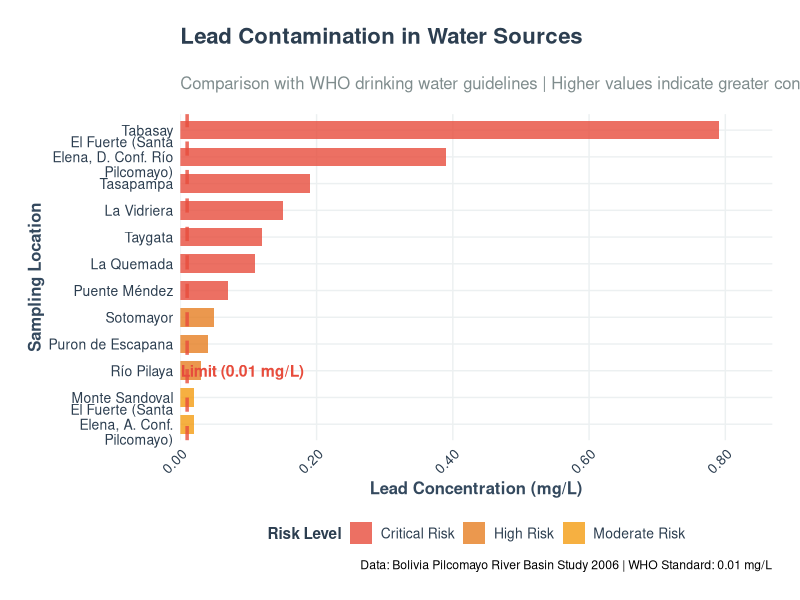
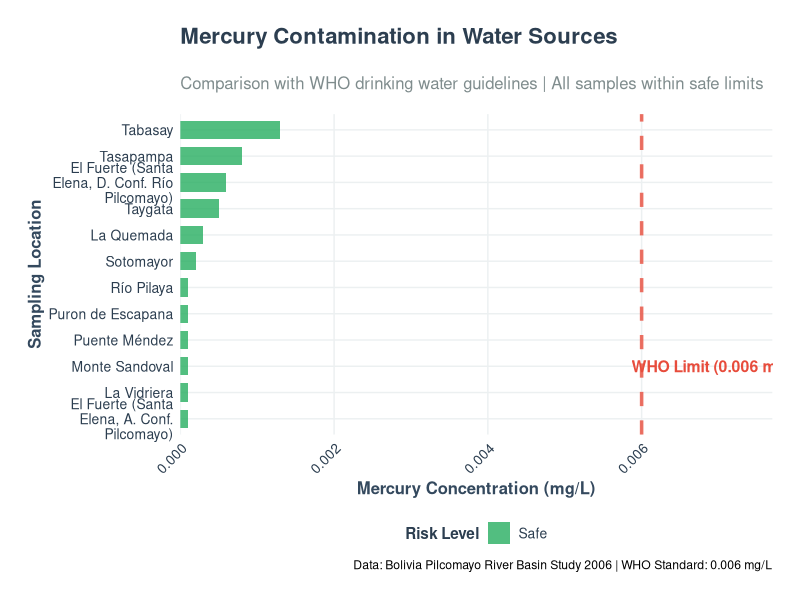
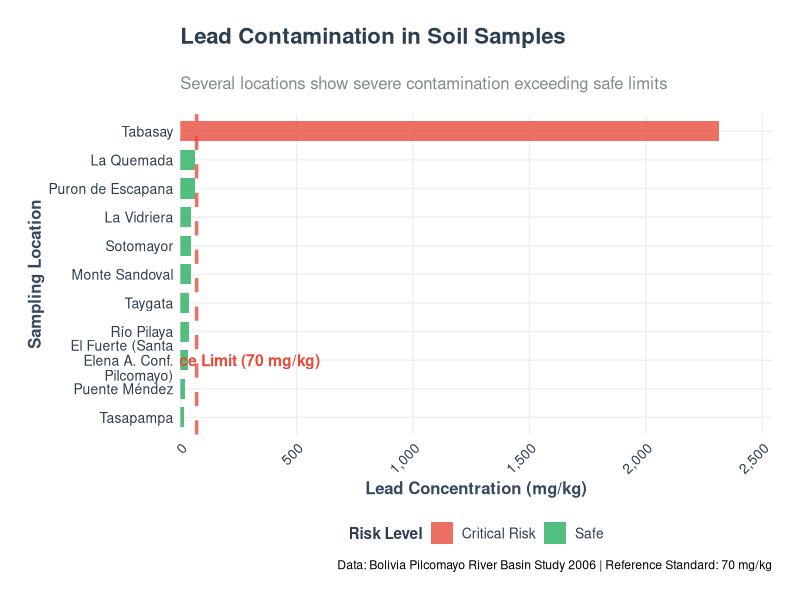
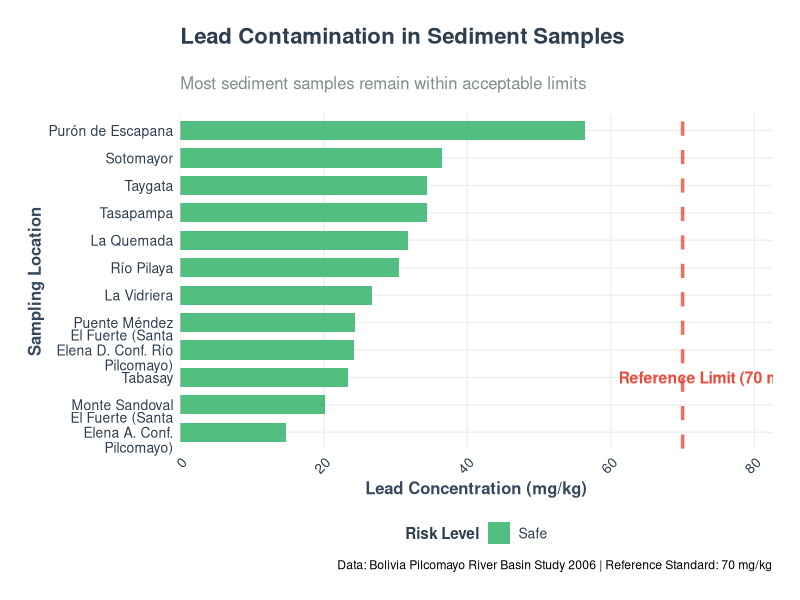
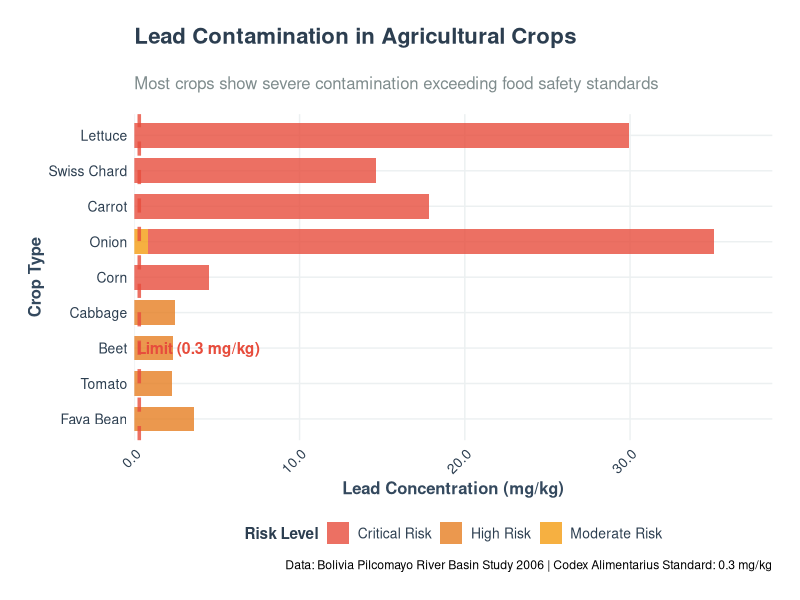
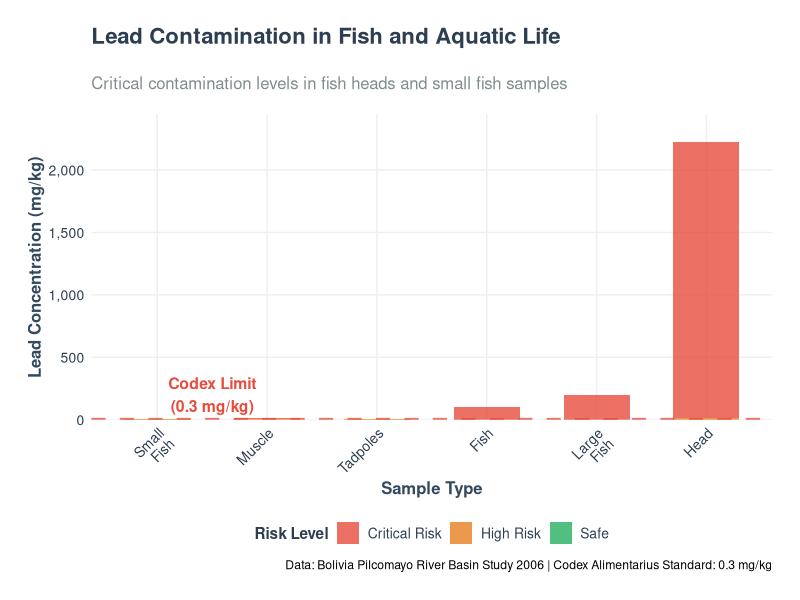
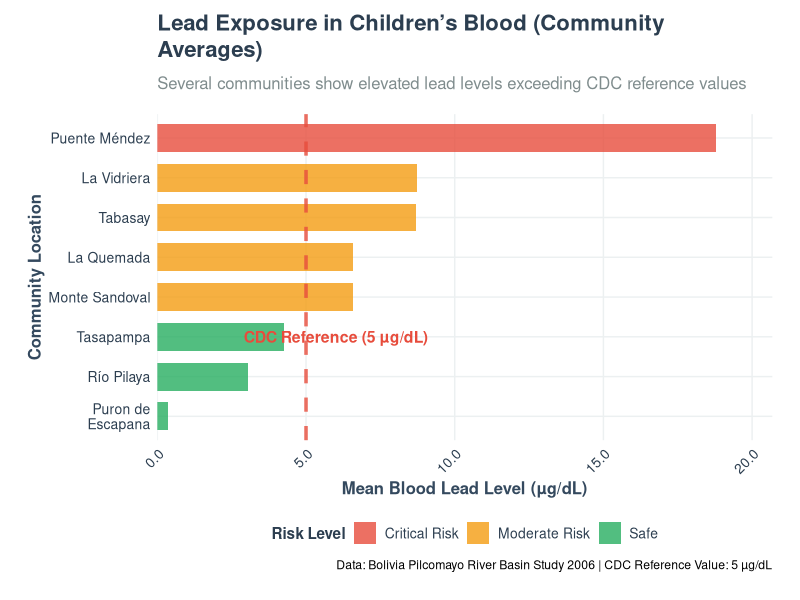
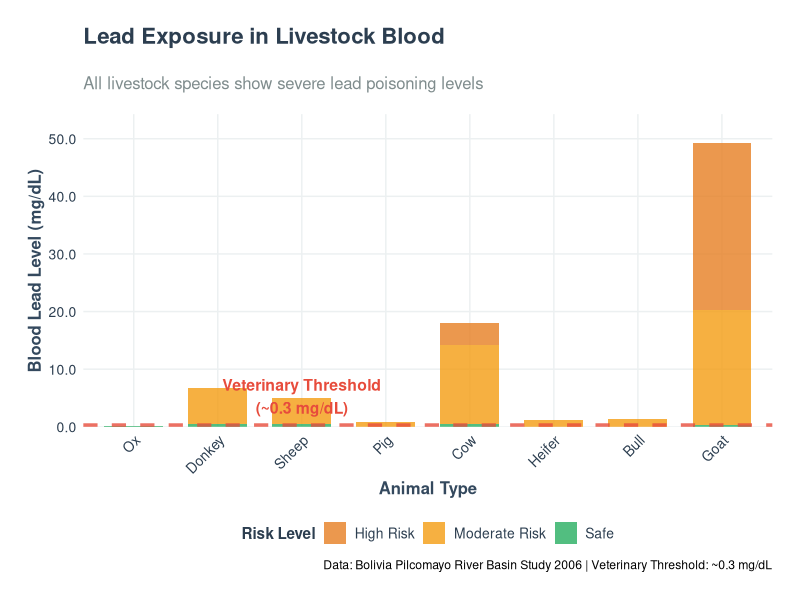

Here is the R script that generated these plots, in order:
## ---- chunk 1
#| label: setup
#| include: false

# Load required libraries
library(tidyverse)
library(scales)
library(ggtext)
library(patchwork)
library(viridis)

# Custom theme function
theme_enhanced <- function() {
  theme_minimal() +
  theme(
    # Text elements
    plot.title = element_textbox_simple(
      size = 16,
      face = "bold",
      color = "#2c3e50",
      margin = margin(b = 20)
    ),
    plot.subtitle = element_text(
      size = 12,
      color = "#7f8c8d",
      margin = margin(b = 15)
    ),
    axis.title = element_text(
      size = 12,
      face = "bold",
      color = "#34495e"
    ),
    axis.text = element_text(
      size = 10,
      color = "#2c3e50"
    ),
    axis.text.x = element_text(
      angle = 45,
      hjust = 1,
      vjust = 1
    ),
    # Grid and background
    panel.grid.major = element_line(
      color = "#ecf0f1",
      size = 0.5,
      linetype = "solid"
    ),
    panel.grid.minor = element_blank(),
    panel.background = element_rect(
      fill = "#ffffff",
      color = NA
    ),
    plot.background = element_rect(
      fill = "#ffffff",
      color = NA
    ),
    # Legend
    legend.title = element_text(
      size = 11,
      face = "bold",
      color = "#2c3e50"
    ),
    legend.text = element_text(
      size = 10,
      color = "#2c3e50"
    ),
    legend.position = "bottom",
    # Margins
    plot.margin = margin(20, 20, 20, 20)
  )
}

# Custom color palettes
colors_primary <- c("#3498db", "#e74c3c", "#2ecc71", "#f39c12", "#9b59b6", "#1abc9c", "#34495e", "#e67e22")
colors_danger <- "#e74c3c"
colors_safe <- "#27ae60"
colors_warning <- "#f39c12"
## ---- chunk 2
#| label: water-data

# Load water data
water <- read_csv("data/ITA_water_2006.csv")
## ---- chunk 3
#| label: fig-lead-water
#| fig-cap: "Lead contamination levels in water sources compared to WHO drinking water guidelines. Red dashed line indicates WHO maximum allowable limit."
#| fig-height: 8

# WHO standard for lead in drinking water
who_lead_limit <- 0.01

water_lead_plot <- water %>%
  mutate(
    Location = str_wrap(Location, 20),
    exceeds_limit = `Pb (mg/l)` > who_lead_limit,
    risk_level = case_when(
      `Pb (mg/l)` <= who_lead_limit ~ "Safe",
      `Pb (mg/l)` <= who_lead_limit * 2 ~ "Moderate Risk",
      `Pb (mg/l)` <= who_lead_limit * 5 ~ "High Risk",
      TRUE ~ "Critical Risk"
    )
  ) %>%
  ggplot(aes(x = reorder(Location, `Pb (mg/l)`), y = `Pb (mg/l)`, fill = risk_level)) +
  geom_col(alpha = 0.8, width = 0.7) +
  geom_hline(
    yintercept = who_lead_limit, 
    color = colors_danger, 
    linetype = "dashed", 
    size = 1.2,
    alpha = 0.8
  ) +
  annotate(
    "text",
    x = 3, y = who_lead_limit + 0.05,
    label = "WHO Limit (0.01 mg/L)",
    color = colors_danger,
    size = 4,
    fontface = "bold"
  ) +
  scale_fill_manual(
    values = c("Safe" = colors_safe, 
               "Moderate Risk" = colors_warning, 
               "High Risk" = "#e67e22", 
               "Critical Risk" = colors_danger),
    name = "Risk Level"
  ) +
  scale_y_continuous(
    labels = scales::number_format(accuracy = 0.01),
    expand = expansion(mult = c(0, 0.1))
  ) +
  labs(
    title = "**Lead Contamination in Water Sources**",
    subtitle = "Comparison with WHO drinking water guidelines | Higher values indicate greater contamination risk",
    x = "Sampling Location",
    y = "Lead Concentration (mg/L)",
    caption = "Data: Bolivia Pilcomayo River Basin Study 2006 | WHO Standard: 0.01 mg/L"
  ) +
  theme_enhanced() +
  coord_flip()

water_lead_plot
## ---- chunk 4
#| label: fig-mercury-water
#| fig-cap: "Mercury contamination levels in water sources compared to WHO drinking water guidelines. All samples remain within acceptable limits."
#| fig-height: 8

# WHO standard for mercury in drinking water
who_mercury_limit <- 0.006

water_mercury_plot <- water %>%
  mutate(
    Location = str_wrap(Location, 20),
    exceeds_limit = `Hg (mg/l)` > who_mercury_limit,
    risk_level = case_when(
      `Hg (mg/l)` <= who_mercury_limit ~ "Safe",
      `Hg (mg/l)` <= who_mercury_limit * 1.5 ~ "Moderate Risk",
      TRUE ~ "High Risk"
    )
  ) %>%
  ggplot(aes(x = reorder(Location, `Hg (mg/l)`), y = `Hg (mg/l)`, fill = risk_level)) +
  geom_col(alpha = 0.8, width = 0.7) +
  geom_hline(
    yintercept = who_mercury_limit, 
    color = colors_danger, 
    linetype = "dashed", 
    size = 1.2,
    alpha = 0.8
  ) +
  annotate(
    "text",
    x = 3, y = who_mercury_limit + 0.001,
    label = "WHO Limit (0.006 mg/L)",
    color = colors_danger,
    size = 4,
    fontface = "bold"
  ) +
  scale_fill_manual(
    values = c("Safe" = colors_safe, 
               "Moderate Risk" = colors_warning, 
               "High Risk" = colors_danger),
    name = "Risk Level"
  ) +
  scale_y_continuous(
    labels = scales::number_format(accuracy = 0.001),
    expand = expansion(mult = c(0, 0.1))
  ) +
  labs(
    title = "**Mercury Contamination in Water Sources**",
    subtitle = "Comparison with WHO drinking water guidelines | All samples within safe limits",
    x = "Sampling Location",
    y = "Mercury Concentration (mg/L)",
    caption = "Data: Bolivia Pilcomayo River Basin Study 2006 | WHO Standard: 0.006 mg/L"
  ) +
  theme_enhanced() +
  coord_flip()

water_mercury_plot
## ---- chunk 5
#| label: soil-sediment-data

# Load soil and sediment data
soil <- read_csv("data/ITA_soil_2006.csv")
sediment <- read_csv("data/ITA_sed_2006.csv")

# Reference standard for lead in soil
soil_lead_limit <- 70
## ---- chunk 6
#| label: fig-soil-lead
#| fig-cap: "Lead contamination in soil samples showing several locations with severe contamination exceeding reference limits."
#| fig-height: 8

soil_lead_plot <- soil %>%
  mutate(
    Location = str_wrap(Location, 20),
    exceeds_limit = `Pb (mg/kg)` > soil_lead_limit,
    risk_level = case_when(
      `Pb (mg/kg)` <= soil_lead_limit ~ "Safe",
      `Pb (mg/kg)` <= soil_lead_limit * 3 ~ "Moderate Risk",
      `Pb (mg/kg)` <= soil_lead_limit * 10 ~ "High Risk",
      TRUE ~ "Critical Risk"
    )
  ) %>%
  ggplot(aes(x = reorder(Location, `Pb (mg/kg)`), y = `Pb (mg/kg)`, fill = risk_level)) +
  geom_col(alpha = 0.8, width = 0.7) +
  geom_hline(
    yintercept = soil_lead_limit, 
    color = colors_danger, 
    linetype = "dashed", 
    size = 1.2,
    alpha = 0.8
  ) +
  annotate(
    "text",
    x = 3, y = soil_lead_limit + 100,
    label = "Reference Limit (70 mg/kg)",
    color = colors_danger,
    size = 4,
    fontface = "bold"
  ) +
  scale_fill_manual(
    values = c("Safe" = colors_safe, 
               "Moderate Risk" = colors_warning, 
               "High Risk" = "#e67e22", 
               "Critical Risk" = colors_danger),
    name = "Risk Level"
  ) +
  scale_y_continuous(
    labels = scales::comma_format(),
    expand = expansion(mult = c(0, 0.1))
  ) +
  labs(
    title = "**Lead Contamination in Soil Samples**",
    subtitle = "Several locations show severe contamination exceeding safe limits",
    x = "Sampling Location",
    y = "Lead Concentration (mg/kg)",
    caption = "Data: Bolivia Pilcomayo River Basin Study 2006 | Reference Standard: 70 mg/kg"
  ) +
  theme_enhanced() +
  coord_flip()

soil_lead_plot
## ---- chunk 7
#| label: fig-sediment-lead
#| fig-cap: "Lead contamination in sediment samples showing most samples within acceptable limits."
#| fig-height: 8

sediment_lead_plot <- sediment %>%
  mutate(
    Location = str_wrap(Location, 20),
    exceeds_limit = `Pb (mg/kg)` > soil_lead_limit,
    risk_level = case_when(
      `Pb (mg/kg)` <= soil_lead_limit ~ "Safe",
      `Pb (mg/kg)` <= soil_lead_limit * 1.5 ~ "Moderate Risk",
      TRUE ~ "High Risk"
    )
  ) %>%
  ggplot(aes(x = reorder(Location, `Pb (mg/kg)`), y = `Pb (mg/kg)`, fill = risk_level)) +
  geom_col(alpha = 0.8, width = 0.7) +
  geom_hline(
    yintercept = soil_lead_limit, 
    color = colors_danger, 
    linetype = "dashed", 
    size = 1.2,
    alpha = 0.8
  ) +
  annotate(
    "text",
    x = 3, y = soil_lead_limit + 5,
    label = "Reference Limit (70 mg/kg)",
    color = colors_danger,
    size = 4,
    fontface = "bold"
  ) +
  scale_fill_manual(
    values = c("Safe" = colors_safe, 
               "Moderate Risk" = colors_warning, 
               "High Risk" = colors_danger),
    name = "Risk Level"
  ) +
  scale_y_continuous(
    labels = scales::comma_format(),
    expand = expansion(mult = c(0, 0.1))
  ) +
  labs(
    title = "**Lead Contamination in Sediment Samples**",
    subtitle = "Most sediment samples remain within acceptable limits",
    x = "Sampling Location",
    y = "Lead Concentration (mg/kg)",
    caption = "Data: Bolivia Pilcomayo River Basin Study 2006 | Reference Standard: 70 mg/kg"
  ) +
  theme_enhanced() +
  coord_flip()

sediment_lead_plot
## ---- chunk 8
#| label: food-data

# Load vegetation and fish data
veg <- read_csv("data/ITA_veg_2006.csv")
fish <- read_csv("data/ITA_fish_2006.csv")

# Codex standard for lead in food
codex_lead_limit <- 0.3
## ---- chunk 9
#| label: fig-vegetation-lead
#| fig-cap: "Lead contamination in agricultural crops showing most crops exceeding food safety standards."

veg_lead_plot <- veg %>%
  mutate(
    exceeds_limit = `Pb (mg/kg)` > codex_lead_limit,
    risk_level = case_when(
      `Pb (mg/kg)` <= codex_lead_limit ~ "Safe",
      `Pb (mg/kg)` <= codex_lead_limit * 3 ~ "Moderate Risk",
      `Pb (mg/kg)` <= codex_lead_limit * 10 ~ "High Risk",
      TRUE ~ "Critical Risk"
    )
  ) %>%
  ggplot(aes(x = reorder(Crop, `Pb (mg/kg)`), y = `Pb (mg/kg)`, fill = risk_level)) +
  geom_col(alpha = 0.8, width = 0.7) +
  geom_hline(
    yintercept = codex_lead_limit, 
    color = colors_danger, 
    linetype = "dashed", 
    size = 1.2,
    alpha = 0.8
  ) +
  annotate(
    "text",
    x = 3, y = codex_lead_limit + 2,
    label = "Codex Limit (0.3 mg/kg)",
    color = colors_danger,
    size = 4,
    fontface = "bold"
  ) +
  scale_fill_manual(
    values = c("Safe" = colors_safe, 
               "Moderate Risk" = colors_warning, 
               "High Risk" = "#e67e22", 
               "Critical Risk" = colors_danger),
    name = "Risk Level"
  ) +
  scale_y_continuous(
    labels = scales::number_format(accuracy = 0.1),
    expand = expansion(mult = c(0, 0.1))
  ) +
  labs(
    title = "**Lead Contamination in Agricultural Crops**",
    subtitle = "Most crops show severe contamination exceeding food safety standards",
    x = "Crop Type",
    y = "Lead Concentration (mg/kg)",
    caption = "Data: Bolivia Pilcomayo River Basin Study 2006 | Codex Alimentarius Standard: 0.3 mg/kg"
  ) +
  theme_enhanced() +
  coord_flip()

veg_lead_plot
## ---- chunk 10
#| label: fig-fish-lead
#| fig-cap: "Lead contamination in fish and aquatic life showing critical contamination levels, particularly in fish heads."

fish_lead_plot <- fish %>%
  mutate(
    `Sample Type` = str_replace_all(`Sample Type`, " ", "\n"),
    exceeds_limit = `Pb (mg/kg)` > codex_lead_limit,
    risk_level = case_when(
      `Pb (mg/kg)` <= codex_lead_limit ~ "Safe",
      `Pb (mg/kg)` <= codex_lead_limit * 10 ~ "High Risk",
      TRUE ~ "Critical Risk"
    )
  ) %>%
  ggplot(aes(x = reorder(`Sample Type`, `Pb (mg/kg)`), y = `Pb (mg/kg)`, fill = risk_level)) +
  geom_col(alpha = 0.8, width = 0.6) +
  geom_hline(
    yintercept = codex_lead_limit, 
    color = colors_danger, 
    linetype = "dashed", 
    size = 1.2,
    alpha = 0.8
  ) +
  annotate(
    "text",
    x = 1.5, y = codex_lead_limit + 200,
    label = "Codex Limit\n(0.3 mg/kg)",
    color = colors_danger,
    size = 4,
    fontface = "bold"
  ) +
  scale_fill_manual(
    values = c("Safe" = colors_safe, 
               "High Risk" = "#e67e22", 
               "Critical Risk" = colors_danger),
    name = "Risk Level"
  ) +
  scale_y_continuous(
    labels = scales::comma_format(),
    expand = expansion(mult = c(0, 0.1))
  ) +
  labs(
    title = "**Lead Contamination in Fish and Aquatic Life**",
    subtitle = "Critical contamination levels in fish heads and small fish samples",
    x = "Sample Type",
    y = "Lead Concentration (mg/kg)",
    caption = "Data: Bolivia Pilcomayo River Basin Study 2006 | Codex Alimentarius Standard: 0.3 mg/kg"
  ) +
  theme_enhanced()

fish_lead_plot
## ---- chunk 11
#| label: health-data

# Load human and animal data
human <- read_csv("data/ITA_human_2006.csv")
animal <- read_csv("data/ITA_animal_2006.csv")

# CDC reference value for lead in children's blood
cdc_lead_limit <- 5
# Veterinary threshold for lead in animals
vet_lead_limit <- 0.3
## ---- chunk 12
#| label: fig-human-lead
#| fig-cap: "Lead exposure in children's blood by community, showing several communities with elevated levels exceeding CDC reference values."
#| fig-height: 8

# Aggregate data by location and use mean values for children
human_summary <- human %>%
  group_by(Location) %>%
  summarise(
    mean_pb_children = mean(`Mean Pb [µg/dl] Children`, na.rm = TRUE),
    .groups = 'drop'
  ) %>%
  filter(!is.na(mean_pb_children)) %>%
  mutate(
    Location = str_wrap(Location, 15),
    exceeds_limit = mean_pb_children > cdc_lead_limit,
    risk_level = case_when(
      mean_pb_children <= cdc_lead_limit ~ "Safe",
      mean_pb_children <= cdc_lead_limit * 2 ~ "Moderate Risk",
      mean_pb_children <= cdc_lead_limit * 3 ~ "High Risk",
      TRUE ~ "Critical Risk"
    )
  )

human_lead_plot <- human_summary %>%
  ggplot(aes(x = reorder(Location, mean_pb_children), y = mean_pb_children, fill = risk_level)) +
  geom_col(alpha = 0.8, width = 0.7) +
  geom_hline(
    yintercept = cdc_lead_limit, 
    color = colors_danger, 
    linetype = "dashed", 
    size = 1.2,
    alpha = 0.8
  ) +
  annotate(
    "text",
    x = 3, y = cdc_lead_limit + 1,
    label = "CDC Reference (5 µg/dL)",
    color = colors_danger,
    size = 4,
    fontface = "bold"
  ) +
  scale_fill_manual(
    values = c("Safe" = colors_safe, 
               "Moderate Risk" = colors_warning, 
               "High Risk" = "#e67e22", 
               "Critical Risk" = colors_danger),
    name = "Risk Level"
  ) +
  scale_y_continuous(
    labels = scales::number_format(accuracy = 0.1),
    expand = expansion(mult = c(0, 0.1))
  ) +
  labs(
    title = "**Lead Exposure in Children's Blood (Community Averages)**",
    subtitle = "Several communities show elevated lead levels exceeding CDC reference values",
    x = "Community Location",
    y = "Mean Blood Lead Level (µg/dL)",
    caption = "Data: Bolivia Pilcomayo River Basin Study 2006 | CDC Reference Value: 5 µg/dL"
  ) +
  theme_enhanced() +
  coord_flip()

human_lead_plot
## ---- chunk 13
#| label: fig-animal-lead
#| fig-cap: "Lead exposure in livestock blood showing severe lead poisoning levels across all animal species."

animal_lead_plot <- animal %>%
  mutate(
    exceeds_limit = `Pb (mg/dL)` > vet_lead_limit,
    risk_level = case_when(
      `Pb (mg/dL)` <= vet_lead_limit ~ "Safe",
      `Pb (mg/dL)` <= vet_lead_limit * 5 ~ "Moderate Risk",
      `Pb (mg/dL)` <= vet_lead_limit * 20 ~ "High Risk",
      TRUE ~ "Critical Risk"
    )
  ) %>%
  ggplot(aes(x = reorder(Animal, `Pb (mg/dL)`), y = `Pb (mg/dL)`, fill = risk_level)) +
  geom_col(alpha = 0.8, width = 0.7) +
  geom_hline(
    yintercept = vet_lead_limit, 
    color = colors_danger, 
    linetype = "dashed", 
    size = 1.2,
    alpha = 0.8
  ) +
  annotate(
    "text",
    x = 3, y = vet_lead_limit + 5,
    label = "Veterinary Threshold\n(~0.3 mg/dL)",
    color = colors_danger,
    size = 4,
    fontface = "bold"
  ) +
  scale_fill_manual(
    values = c("Safe" = colors_safe, 
               "Moderate Risk" = colors_warning, 
               "High Risk" = "#e67e22", 
               "Critical Risk" = colors_danger),
    name = "Risk Level"
  ) +
  scale_y_continuous(
    labels = scales::number_format(accuracy = 0.1),
    expand = expansion(mult = c(0, 0.1))
  ) +
  labs(
    title = "**Lead Exposure in Livestock Blood**",
    subtitle = "All livestock species show severe lead poisoning levels",
    x = "Animal Type",
    y = "Blood Lead Level (mg/dL)",
    caption = "Data: Bolivia Pilcomayo River Basin Study 2006 | Veterinary Threshold: ~0.3 mg/dL"
  ) +
  theme_enhanced()

animal_lead_plot
